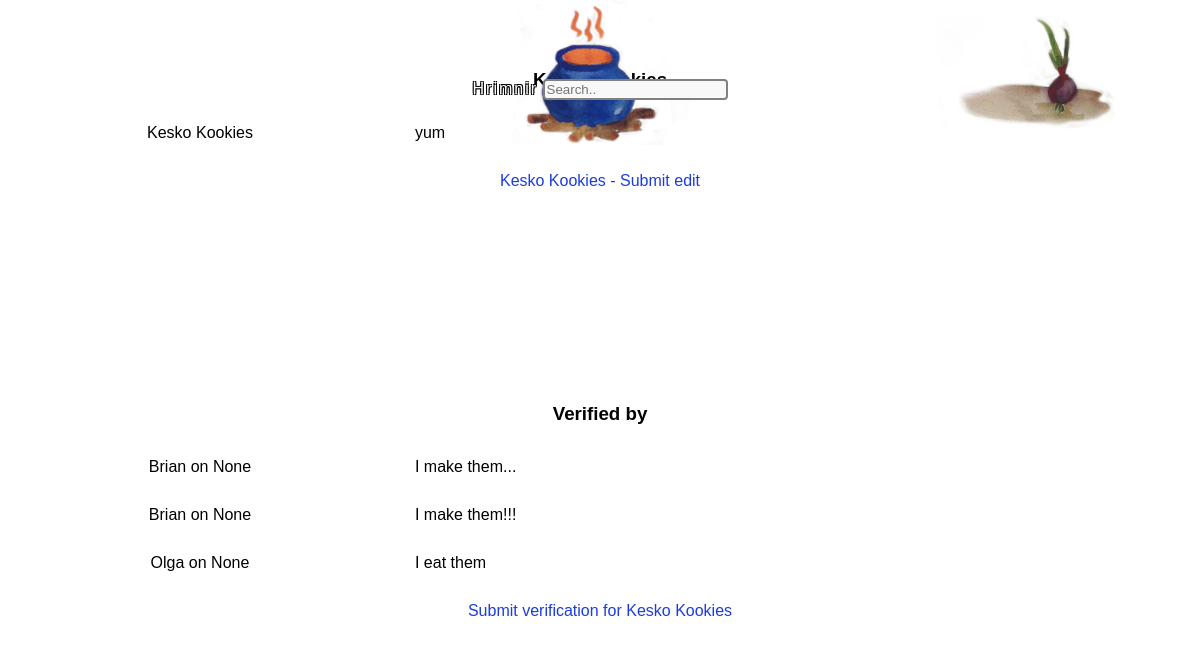
Screenshot of /view_product/18/ with the database file from the repository.
### thesite/models.py (models this page shows, shortened)
class Product(models.Model):  # Each product has one Conglomerate
    conglomerate = models.ForeignKey(Conglomerate, on_delete=models.CASCADE, null=True, blank=True)
    certificatons = models.ManyToManyField(Cert, blank=True)
    name = models.CharField(max_length=100)
    category = models.CharField(max_length=100)
    text = models.CharField(max_length=1000)
    last_updated = models.DateTimeField(default=datetime.datetime.now)
    num_stars = models.IntegerField() # out of five
    approved_edit = models.BooleanField(default=False)
    def __str__(self):
        return self.name
    class Meta:
        ordering = ('name',)
    pass

class Verification(models.Model):
    product = models.ForeignKey(Product, on_delete=models.CASCADE, null=True)
    conglomerate = models.ForeignKey(Conglomerate, on_delete=models.CASCADE, null=True)
    individual = models.CharField(max_length=100, default="", null=True)
    date = models.DateTimeField(default=datetime.datetime.now)
    who = models.CharField(max_length=1000, default="", null=True)
    comment = models.CharField(max_length=1000, default="", null=True)
    comment_sustain = models.CharField(max_length=1000, default="", null=True)
    comment_employ = models.CharField(max_length=1000, default="", null=True)
    approved = models.BooleanField(default=False)

### thesite/views.py (the view)
# urls.py: url(r'^view_product/(?P<pk>\d+)/$', views.view_product, name='view_product'),
def view_product(request, pk):
    product = get_object_or_404(Product, pk=pk)
    verifications = product.verification_set.all()
    return render(request, 'thesite/view_product.html', {'product':product, 'verifications': verifications})

### thesite/templates/thesite/view_product.html
{% extends 'thesite/index.html' %}
{% block content %}
<div class="spacer"></div>
<h3 class="centered">{{ product }}</h3>
<div>
      <div class="col-4 centered">
        <label>{{ product.name }}</label>
      </div>
      <div class="col-8 mobile-centered">
        <label>{{ product.text }}</label>
      </div>
      <div class="col-12 centered">
          <a href="{% url 'modify_product' pk=product.pk %}">{{ product.name }} - Submit edit</a>
      </div>
</div>
<div class="top-spacer">
    <h3 class="centered">Verified by</h3>
      {% for v in verifications %}
      <div class="col-4 centered">
        <label>{{ v.individual }} on {{ v.date }}</label>
      </div>
      <div class="col-8 mobile-centered">
        <label>{{ v.who }}</label>
      </div>
      {% endfor %}
      <div class="col-12 centered">
          <a href="{% url 'submit_verification' pk=product.pk %}">Submit verification for {{ product.name }}</a>
      </div>
</div>
{% endblock %}

### thesite/static/css/base.css (style rules this page uses)
html { font-family: "Lucida Sans", sans-serif; }
body { margin: 0; padding: 0; }
a:link { color: #1b3ce2; text-decoration: none; }
.top-spacer { margin-top: 26%; }
* { box-sizing: border-box; }
[class*="col-"] { width: 100%; }
@media only screen and (min-width: 500px) { .col-4 { width: 33.33%; } }
@media only screen and (min-width: 500px) { .col-8 { width: 66.66%; } }
@media only screen and (min-width: 500px) { .col-12 { width: 100%; } }
@media only screen and (min-width: 500px) { .spacer { height: 50px; } }
[class*="col-"] { float: left; padding: 15px; }
.centered { text-align: center; }

### rows the page displays
Product: name "Kesko Kookies", text "yum"
Verification: individual "Brian", date "None", who "I make them..."
Verification: individual "Brian", date "None", who "I make them!!!"
Verification: individual "Olga", date "None", who "I eat them"
